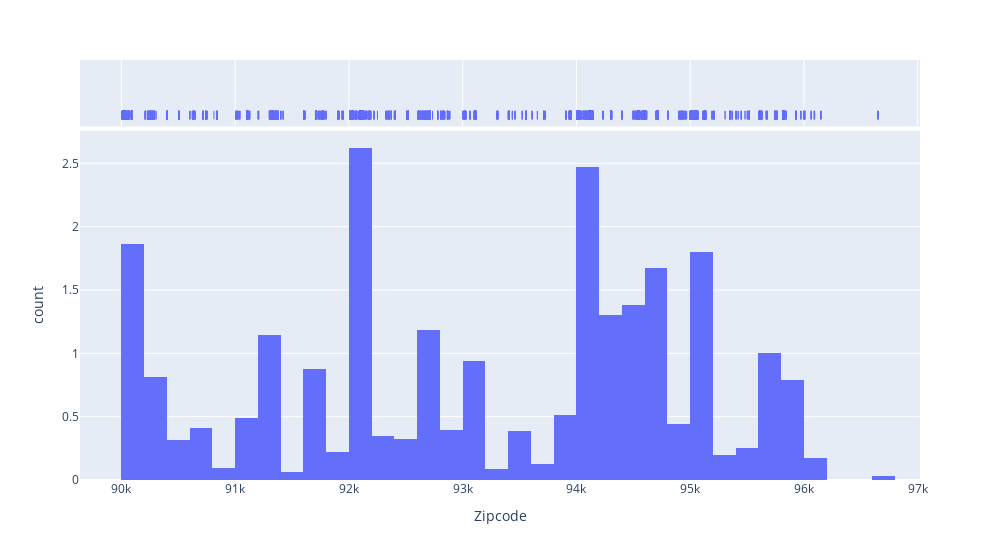

Notebook code for this chart:
### Markdown cell above
#### Dropping the incorrect Zipcode and checking visually (chart below)

### Code cell
fig = px.histogram(df, x='Zipcode', marginal='rug', width=1000)
fig.show()

### Figure 1 — Plotly figure (JSON) as saved in the notebook; plotly's stock layout.template omitted (floating-point values rounded to 4 significant figures; data arrays with more than 128 entries replaced by an {"elided": "..."} marker saying what was removed)
{"data": [{"alignmentgroup": "True", "bingroup": "x", "histnorm": "density", "hovertemplate": "Zipcode=%{x}<br>count=%{y}<extra></extra>", "legendgroup": "", "marker": {"color": "#636efa"}, "name": "", "offsetgroup": "", "orientation": "v", "showlegend": false, "type": "histogram", "x": {"elided": "4947 int values"}, "xaxis": "x", "yaxis": "y"}, {"alignmentgroup": "True", "boxpoints": "all", "fillcolor": "rgba(255,255,255,0)", "hoveron": "points", "hovertemplate": "Zipcode=%{x}<extra></extra>", "jitter": 0, "legendgroup": "", "line": {"color": "rgba(255,255,255,0)"}, "marker": {"color": "#636efa", "symbol": "line-ns-open"}, "name": "", "offsetgroup": "", "showlegend": false, "type": "box", "x": {"elided": "4947 int values"}, "xaxis": "x2", "yaxis": "y2"}], "layout": {"barmode": "relative", "legend": {"tracegroupgap": 0}, "margin": {"t": 60}, "width": 1000, "xaxis": {"anchor": "y", "domain": [0, 1], "title": {"text": "Zipcode"}}, "xaxis2": {"anchor": "y2", "domain": [0, 1], "matches": "x", "showgrid": true, "showticklabels": false}, "yaxis": {"anchor": "x", "domain": [0, 0.8316], "title": {"text": "count"}}, "yaxis2": {"anchor": "x2", "domain": [0.8416, 1], "matches": "y2", "showgrid": false, "showline": false, "showticklabels": false, "ticks": ""}}}
